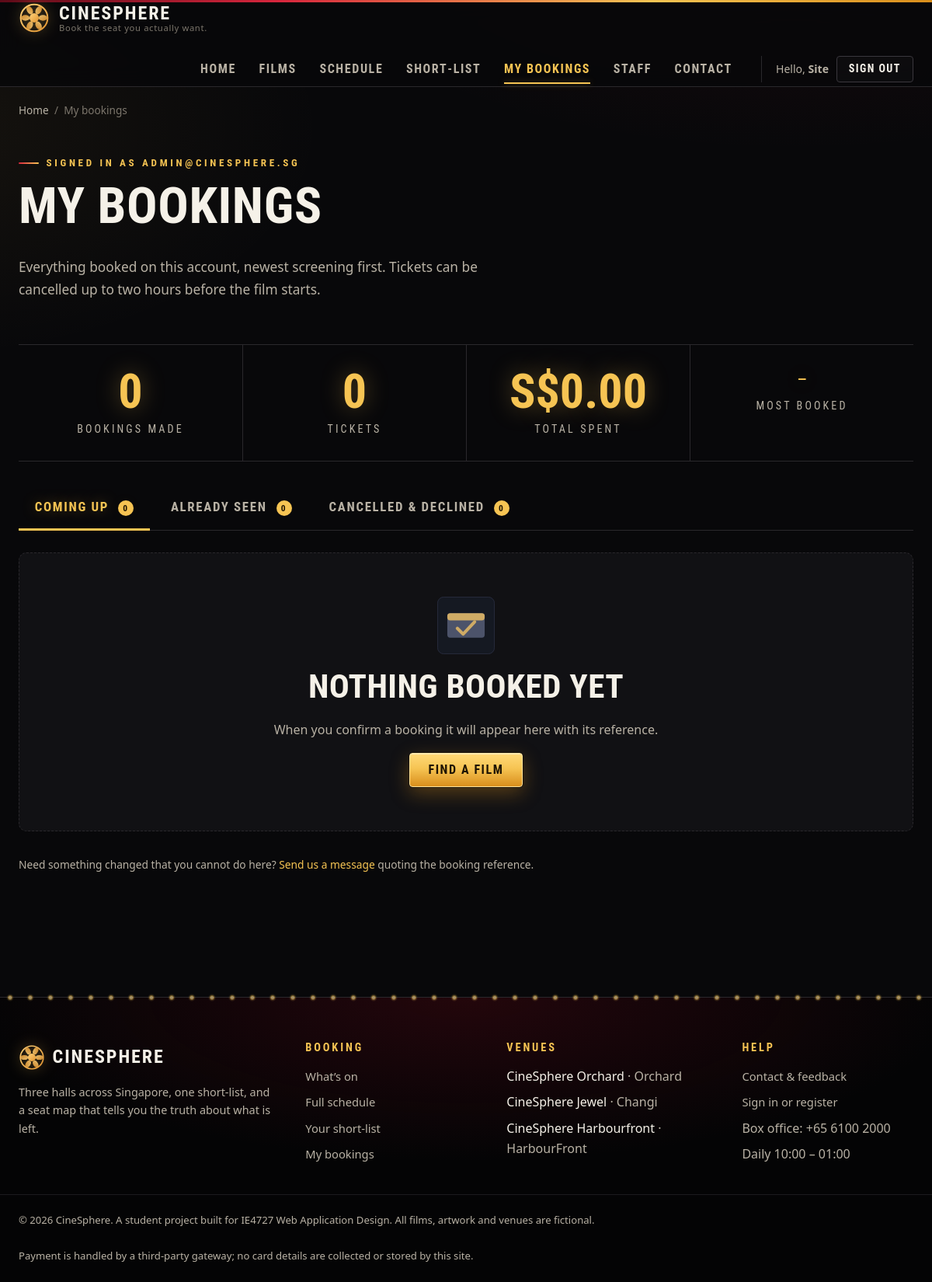
The page /mybookings.php (signed in) on the database its author committed.
### tables this page shows
CREATE TABLE users (
    user_id       INT AUTO_INCREMENT PRIMARY KEY,
    full_name     VARCHAR(80)  NOT NULL,
    email         VARCHAR(120) NOT NULL,
    phone         VARCHAR(20)  NOT NULL,
    password_hash VARCHAR(255) NOT NULL,
    birth_date    DATE         DEFAULT NULL,
    role          ENUM('customer','admin') NOT NULL DEFAULT 'customer',
    is_active     TINYINT(1)   NOT NULL DEFAULT 1,
    created_at    DATETIME     NOT NULL DEFAULT CURRENT_TIMESTAMP,
    last_login    DATETIME     DEFAULT NULL,
    CONSTRAINT uq_users_email UNIQUE (email)
);

CREATE TABLE cinemas (
    cinema_id   INT AUTO_INCREMENT PRIMARY KEY,
    name        VARCHAR(80)  NOT NULL,
    location    VARCHAR(80)  NOT NULL,
    address     VARCHAR(200) NOT NULL,
    phone       VARCHAR(20)  NOT NULL,
    opening_hrs VARCHAR(60)  NOT NULL DEFAULT '10:00 - 01:00 daily'
);

### includes/functions.php (called while the page is built, shortened)
<?php
require_once __DIR__ . '/db.php';
function e($value): string
{
    return htmlspecialchars((string) $value, ENT_QUOTES | ENT_SUBSTITUTE, 'UTF-8');
}
function money($amount): string
{
    return CURRENCY . number_format((float) $amount, 2);
}
function nav_active(string $file): string
{
    return basename($_SERVER['SCRIPT_NAME']) === $file ? ' class="active"' : '';
}

### includes/auth.php (called while the page is built, shortened)
<?php
require_once __DIR__ . '/functions.php';
function is_logged_in(): bool
{
    return !empty($_SESSION['user_id']);
}
function current_user(): ?array
{
    static $cache = null;
    if ($cache !== null) {
        return $cache;
    }
    $cache = db_one(
        'SELECT user_id, full_name, email, phone, birth_date, role, created_at, last_login
           FROM users
          WHERE user_id = ? AND is_active = 1',
        [(int) $_SESSION['user_id']]
    );
    return $cache;
}
function current_user_id(): int
{
    return (int) ($_SESSION['user_id'] ?? 0);
}
function is_admin(): bool
{
    $u = current_user();
    return $u !== null && $u['role'] === 'admin';
}

### includes/db.php (called while the page is built, shortened)
<?php
function db(): mysqli
{
    static $conn = null;
    if ($conn instanceof mysqli) {
        return $conn;
    }
    try {
        $conn = new mysqli(DB_HOST, DB_USER, DB_PASS, DB_NAME, DB_PORT);
    } catch (Throwable $e) {
        http_response_code(503);
        echo '<!DOCTYPE html><html lang="en"><head><meta charset="utf-8">'
           . '<title>CineSphere &ndash; database unavailable</title>'
           . '<link rel="stylesheet" href="css/style.css"></head><body>'
           . '<main class="container"><div class="notice notice-error">'
           . '<h1>The booking database is not available</h1>'
           . '<p>Start MySQL in the XAMPP control panel, then import '
           . '<code>sql/01_schema.sql</code> followed by '
           . '<code>sql/02_seed.sql</code>.</p>'
           . (DEBUG ? '<p><small>' . htmlspecialchars($e->getMessage(),
                        ENT_QUOTES, 'UTF-8') . '</small></p>' : '')
           . '</div></main></body></html>';
        exit;
    }
    $conn->set_charset('utf8mb4');
    return $conn;
}
function db_query(string $sql, array $params = [], string $types = '')
{
    $stmt = db()->prepare($sql);
    if ($params) {
        $stmt->bind_param($types !== '' ? $types : db_types($params), ...$params);
    }
    $stmt->execute();
    $result = $stmt->get_result();
    return $result;
}
function db_one(string $sql, array $params = [], string $types = ''): ?array
{
    $res = db_query($sql, $params, $types);
    $row = $res ? $res->fetch_assoc() : null;
    return $row ?: null;
}
function db_all(string $sql, array $params = [], string $types = ''): array
{
    $res  = db_query($sql, $params, $types);
    $rows = [];
    if ($res) {
        while ($r = $res->fetch_assoc()) {
            $rows[] = $r;
        }
    }
    return $rows;
}
function db_types(array $params): string
{
    $t = '';
    foreach ($params as $p) {
        if (is_int($p)) {
            $t .= 'i';
        } elseif (is_float($p)) {
            $t .= 'd';
        } else {
            $t .= 's';
        }
    }
    return $t;
}

### mybookings.php (the view, shortened to what this page needs)
<?php
require_once __DIR__ . '/includes/auth.php';
$user_id = current_user_id();
$me      = current_user();
$filter = (string) ($_GET['show'] ?? 'upcoming');
$upcoming = [];
$past     = [];
$other    = [];
usort($upcoming, static fn($a, $b) => $a['starts'] <=> $b['starts']);
$totals = db_one(
    "SELECT COUNT(*) AS n, COALESCE(SUM(seat_count), 0) AS tickets,
            COALESCE(SUM(total_amount), 0) AS spent
       FROM bookings
      WHERE user_id = ? AND booking_status = 'confirmed'",
    [$user_id]
);
$favourite = db_one(
    "SELECT m.title, COUNT(*) AS n
       FROM bookings b
       JOIN showtimes st ON st.showtime_id = b.showtime_id
       JOIN movies    m  ON m.movie_id     = st.movie_id
      WHERE b.user_id = ? AND b.booking_status = 'confirmed'
      GROUP BY m.movie_id, m.title
      ORDER BY n DESC, m.title
      LIMIT 1",
    [$user_id]
);
$lists = ['upcoming' => $upcoming, 'past' => $past, 'other' => $other];
$shown = $lists[$filter];
require __DIR__ . '/includes/header.php';
?>
<div class="container">
  <p class="breadcrumb"><a href="index.php">Home</a><span>/</span>My bookings</p>
</div>
<section class="section-tight">
  <div class="container">
    <span class="eyebrow">Signed in as <?= e($me['email']) ?></span>
    <h1>My bookings</h1>
    <p class="lede">
      Everything booked on this account, newest screening first. Tickets can
      be cancelled up to two hours before the film starts.
    </p>
  </div>
</section>
<div class="container" style="padding-bottom:4rem;">
  <div class="stat-strip" style="margin-bottom:2rem;">
    <div class="stat">
      <span class="n"><?= (int) $totals['n'] ?></span>
      <span class="l">Bookings made</span>
    </div>
    <div class="stat">
      <span class="n"><?= (int) $totals['tickets'] ?></span>
      <span class="l">Tickets</span>
    </div>
    <div class="stat">
      <span class="n"><?= e(money($totals['spent'])) ?></span>
      <span class="l">Total spent</span>
    </div>
    <div class="stat">
      <span class="n" style="font-size:1.05rem;line-height:1.9;">
        <?= $favourite ? e($favourite['title']) : '&mdash;' ?>
      </span>
      <span class="l">Most booked</span>
    </div>
  </div>
  <div class="tabs">
    <a href="mybookings.php?show=upcoming" class="<?= $filter === 'upcoming' ? 'active' : '' ?>">
      Coming up <span class="pill"><?= count($upcoming) ?></span>
    </a>
    <a href="mybookings.php?show=past" class="<?= $filter === 'past' ? 'active' : '' ?>">
      Already seen <span class="pill"><?= count($past) ?></span>
    </a>
    <a href="mybookings.php?show=other" class="<?= $filter === 'other' ? 'active' : '' ?>">
      Cancelled &amp; declined <span class="pill"><?= count($other) ?></span>
    </a>
  </div>
  <?php if (!$shown): ?>
    <div class="empty-state">
      <img src="images/step-confirm.svg" alt="" width="74" height="74">
      <?php if ($filter === 'upcoming'): ?>
        <h2>Nothing booked yet</h2>
        <p class="muted">When you confirm a booking it will appear here with its reference.</p>
        <a class="btn btn-primary" href="movies.php">Find a film</a>
      <?php elseif ($filter === 'past'): ?>
        <h2>No past screenings</h2>
        <p class="muted">Films you have already been to will be listed here.</p>
      <?php else: ?>
        <h2>Nothing cancelled or declined</h2>
        <p class="muted">Cancelled bookings and declined payment attempts would show here.</p>
      <?php endif; ?>
    </div>
  <?php endif; ?>
  <p class="small muted" style="margin-top:2rem;">
    Need something changed that you cannot do here?
    <a href="contact.php">Send us a message</a> quoting the booking reference.
  </p>
</div>
<?php require __DIR__ . '/includes/footer.php'; ?>

### includes/header.php (shortened to what this page needs)
<?php
require_once __DIR__ . '/auth.php';
$me         = current_user();
$prefCount  = $me ? preference_count((int) $me['user_id']) : 0;
?>
<!DOCTYPE html>
<html lang="en">
<head>
<link rel="stylesheet" href="css/style.css?v=<?= (int) filemtime(__DIR__ . '/../css/style.css') ?>">
</head>
<body>
<header class="site-header">
  <div class="container header-inner">
    <a class="brand" href="index.php">
      <img src="images/logo.svg" alt="" width="40" height="40">
      <span class="brand-text">
        <strong><?= e(SITE_NAME) ?></strong>
        <small><?= e(SITE_TAGLINE) ?></small>
      </span>
    </a>
    <nav id="site-navigation" class="site-nav" aria-label="Main">
      <ul>
        <li><a href="index.php"<?= nav_active('index.php') ?>>Home</a></li>
        <li><a href="movies.php"<?= nav_active('movies.php') ?>>Films</a></li>
        <li><a href="showtimes.php"<?= nav_active('showtimes.php') ?>>Schedule</a></li>
        <li>
          <a href="preferences.php"<?= nav_active('preferences.php') ?>>Short&#8209;list<?php
            if ($prefCount > 0): ?><span class="pill"><?= (int) $prefCount ?></span><?php endif; ?></a>
        </li>
        <?php if ($me): ?>
          <li><a href="mybookings.php"<?= nav_active('mybookings.php') ?>>My bookings</a></li>
          <?php if (is_admin()): ?>
            <li><a href="admin.php"<?= nav_active('admin.php') ?>>Staff</a></li>
          <?php endif; ?>
        <?php endif; ?>
        <li><a href="contact.php"<?= nav_active('contact.php') ?>>Contact</a></li>
      </ul>
      <div class="nav-account">
        <?php if ($me): ?>
          <span class="who">Hello, <strong><?= e(explode(' ', $me['full_name'])[0]) ?></strong></span>
          <form method="post" action="logout.php" class="inline-form">
            <button type="submit" class="btn btn-ghost btn-sm">Sign out</button>
          </form>
        <?php else: ?>
          <a class="btn btn-ghost btn-sm" href="account.php">Sign in</a>
          <a class="btn btn-primary btn-sm" href="account.php?tab=register">Register</a>
        <?php endif; ?>
      </div>
    </nav>
  </div>
</header>
<main id="main">

### includes/footer.php (shortened to what this page needs)
</main>
<footer class="site-footer">
  <div class="container footer-grid">
    <div class="footer-col">
      <div class="brand brand-footer">
        <img src="images/logo.svg" alt="" width="34" height="34">
        <strong><?= e(SITE_NAME) ?></strong>
      </div>
      <p class="muted">
        Three halls across Singapore, one short-list, and a seat map that
        tells you the truth about what is left.
      </p>
    </div>
    <div class="footer-col">
      <h3>Booking</h3>
      <ul class="plain">
        <li><a href="movies.php">What&rsquo;s on</a></li>
        <li><a href="showtimes.php">Full schedule</a></li>
        <li><a href="preferences.php">Your short-list</a></li>
        <li><a href="mybookings.php">My bookings</a></li>
      </ul>
    </div>
    <div class="footer-col">
      <h3>Venues</h3>
      <ul class="plain">
<?php
require_once __DIR__ . '/functions.php';
foreach (db_all('SELECT name, location FROM cinemas ORDER BY cinema_id') as $c): ?>
        <li><?= e($c['name']) ?> <span class="muted">&middot; <?= e($c['location']) ?></span></li>
<?php endforeach; ?>
      </ul>
    </div>
    <div class="footer-col">
      <h3>Help</h3>
      <ul class="plain">
        <li><a href="contact.php">Contact &amp; feedback</a></li>
        <li><a href="account.php">Sign in or register</a></li>
        <li class="muted">Box office: +65 6100 2000</li>
        <li class="muted">Daily 10:00 &ndash; 01:00</li>
      </ul>
    </div>
  </div>
  <div class="container footer-base">
    <p class="muted">
      &copy; <?= date('Y') ?> <?= e(SITE_NAME) ?>. A student project built for
      IE4727 Web Application Design. All films, artwork and venues are fictional.
    </p>
    <p class="muted">
      Payment is handled by a third-party gateway; no card details are
      collected or stored by this site.
    </p>
  </div>
</footer>
</body>
</html>

### rows shown on the page
users: full_name "Site", email "ADMIN@CINESPHERE.SG"
cinemas: name "CineSphere Orchard", location "Orchard"
cinemas: name "CineSphere Jewel", location "Changi"
cinemas: name "CineSphere Harbourfront", location "HarbourFront"

### other values the page prints
SITE_NAME "CINESPHERE"
SITE_TAGLINE "Book the seat you actually want."
$totals['n'] "0"
$totals['tickets'] "0"
money($totals['spent']) "S$0.00"
count($upcoming) "0"
count($past) "0"
count($other) "0"
SITE_NAME "CineSphere"
